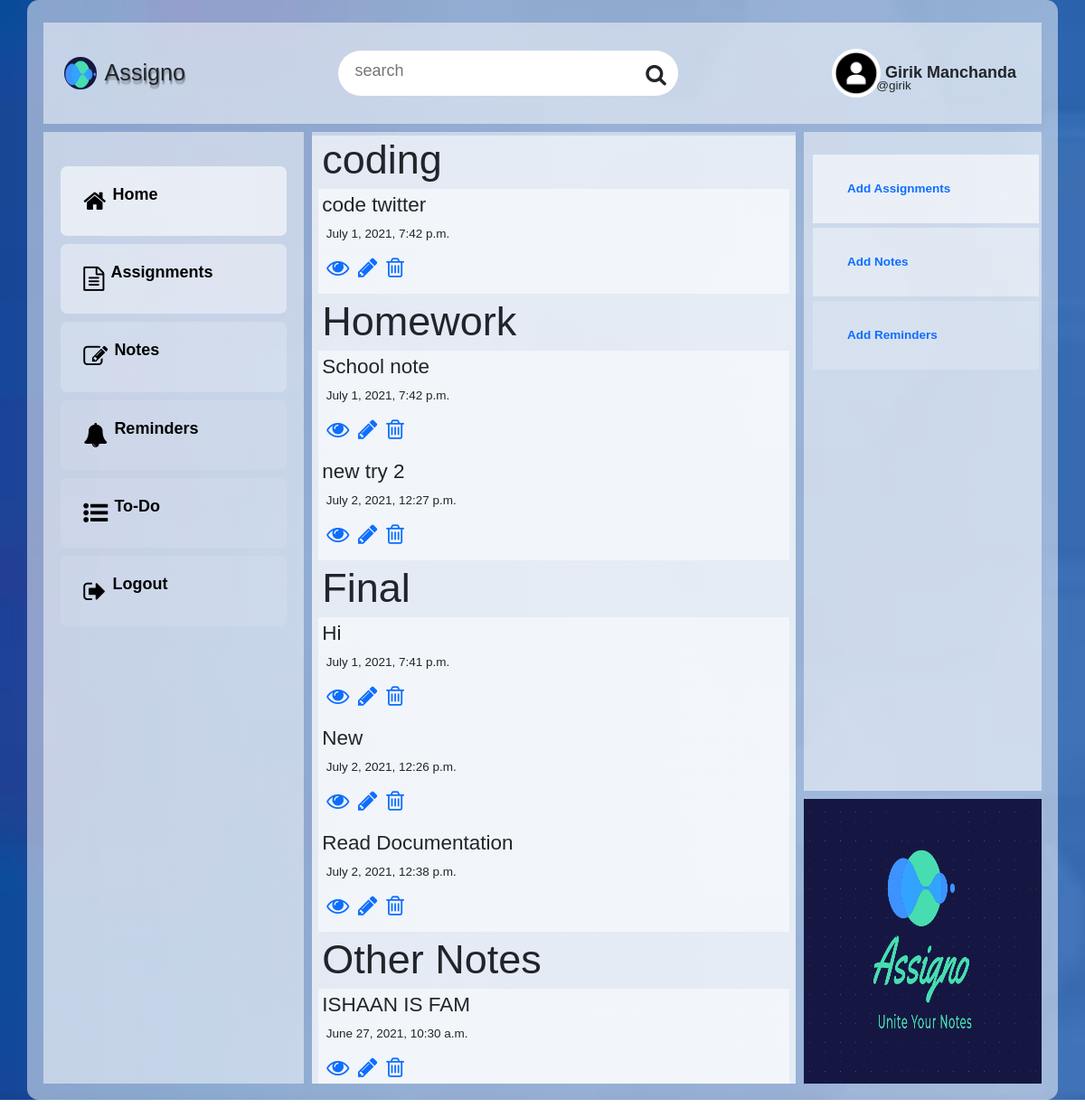
The page /dashboard/notes/list/ (signed in) on the database its author committed.
### dashboard/models.py (models this page shows, shortened)
class user_profile(models.Model):
    user = models.OneToOneField(User, primary_key=True, related_name='profile', on_delete=models.CASCADE)
    name = models.CharField(max_length = 150, blank = True, null = True)
    profile_picture = models.ImageField(upload_to='uploads/profile_pictures', default='uploads/profile_pictures/default.png', blank=True)
    background = models.ImageField(upload_to='uploads/profile_background', default='uploads/profile_background/default.jpg', blank=True)
    GENDER_CHOICES = (
        ('', 'Choose Your Gender'),
        ('Male', 'Male'),
        ('Female', 'Female'),
        ('Rather Not Say', 'Rather Not Say')
    )
    gender = models.CharField(max_length=14, choices=GENDER_CHOICES)
    birth_date = models.DateField(blank = True, null = True)
    location = models.CharField(max_length = 150, blank = True, null = True)

class categories(models.Model):
    user=models.ForeignKey(User, on_delete = models.CASCADE)
    title = models.CharField(max_length = 100)

class notes(models.Model):
    user = models.ForeignKey(User, on_delete = models.CASCADE)
    title = models.CharField(max_length=100)
    body = RichTextField(blank=True, null=True)
    timestamp = models.DateTimeField(auto_now_add=True)
    categories = models.ManyToManyField(categories,related_name="notes_in_category",blank=True)

### dashboard/views.py (the view)
# urls.py: path('dashboard/notes/list/', views.list_notes.as_view() , name='notes-list'),
class list_notes(LoginRequiredMixin, ListView):
    model = models.notes
    template_name = 'dashboard/list_notes.html'
    def get_queryset(self, *args, **kwargs):
        queryset =  super().get_queryset(*args, **kwargs)
        queryset = queryset.filter(user=self.request.user)
        return queryset
    def get_context_data(self, **kwargs):
        context = super().get_context_data(**kwargs)
        context['categories'] = models.categories.objects.filter(user=self.request.user)
        context['notes_w_o_category'] = self.get_queryset(**kwargs).filter(categories=None)
        return context

### templates/dashboard/list_notes.html
{% extends "base.html" %}
{% load bootstrap4 %}
{% load static %}
{% block dashboard_sections %}
<div class="my_container_for_assignment_list">
    {% include "snippets/navigation.html" %}
    {% include "snippets/sidebar.html" %}
<div class="ass_list">
  <div class="container">
      {% for category in categories  %}
        <h1 class="title">{{ category.title }}</h1>
        {% for item in category.notes_in_category.all  %}
        <div class="container basic">
            <h1>{{ item.title }}</h1>
            <p class="basic">{{ item.timestamp }}</p>
            <p>
               <a href="{% url 'dashboard:notes-detail' pk=item.pk %}"><i class="fa fa-eye enlarge-symbol"></i></a>
                <a href="{% url 'dashboard:notes-update' pk=item.pk %}"><i class="fa fa-pencil enlarge-symbol"></i></a>
                <a href="{% url 'dashboard:notes-delete' pk=item.pk %}"><i class="fa fa-trash-o enlarge-symbol"></i></a>
          </p>
        </div>
        {% endfor %}
      {% endfor %}
      <h1 class="title">Other Notes</h1>
      {% for item in notes_w_o_category  %}
      <div class="container basic">
          <h1>{{ item.title }}</h1>
          <p class="basic">{{ item.timestamp }}</p>
          <p>
             <a href="{% url 'dashboard:notes-detail' pk=item.pk %}"><i class="fa fa-eye enlarge-symbol"></i></a>
              <a href="{% url 'dashboard:notes-update' pk=item.pk %}"><i class="fa fa-pencil enlarge-symbol"></i></a>
              <a href="{% url 'dashboard:notes-delete' pk=item.pk %}"><i class="fa fa-trash-o enlarge-symbol"></i></a>
        </p>
      </div>
      {% endfor %}
  </div>
</div>
<div class="home-logo">
  <img class="home-logo-image" src="{% static 'images/logo/logo.png' %}" alt="">
</div>
<div class="right-panel">
    <ul>
        <li>
            <a href="{% url 'dashboard:assignment-create' %}">Add Assignments</a>
        </li>
        <li>
            <a href="{% url 'dashboard:notes-create' %}">Add Notes</a>
        </li>
        <li>
            <a href="{% url 'dashboard:reminders-create' %}">Add Reminders</a>
        </li>
    </ul>
</div>
</div>
{% endblock dashboard_sections %}

### templates/snippets/navigation.html
{% load static %}
<div class="navbar">
    <div class="navbar_logo">
        <img src="{% static 'images/logo/logo_rotator.png' %}" width="50" alt="">
        <span class="navbar_logo_name">Assigno</span>
    </div>
    <div class="searchbar">
        <form action="#">
            <input type="text" placeholder="search" name="q">
            <i class="fa fa-search"></i>
        </form>
    </div>
    <div class="nav_item">
    <div class="account_div">
        <img src="{{ user.profile.profile_picture.url }}"  class="round_image" width="54" alt="">
        <span class="account_username">@{{ user.username }}</span>
        <span class="account_name">{{ user.profile.name }}</span>
    </div>
</div>
</div>

### static_in_venv/css/toolkits/toolkit.css (style rules this page uses)
.round_image { border-radius: 100%; }
.title { font-size: 5rem; margin: .5rem; }
.enlarge-symbol { font-size: 25px; margin:1px; margin-left:5px; }
.basic { padding: .5rem; font-size: 1.5rem; }

### static_in_venv/css/toolkits/table.css (style rules this page uses)
.right-panel ul { position: relative; width: 270px; margin: 10px auto 0; padding: 10px; box-sizing: border-box; }
.right-panel ul li { display: flex; background: rgba(255, 255, 255, .1); padding:10px 20px; color:#fff; margin: 5px 0; transition: 0.5s; }
.right-panel ul li:nth-child(1) { background: rgba(255, 255, 255,.6); }
.right-panel ul li:nth-child(2) { background: rgba(255, 255, 255,.4); }
.right-panel ul li:nth-child(3) { background: rgba(255, 255, 255,.2); }
.right-panel ul li a { text-decoration: none; font-size:1.5rem; font-weight: bold; padding: 1rem; margin:1rem; }

### static_in_venv/css/Dashboard.css (style rules this page uses)
* { padding:0; margin:0; list-style:none; text-decoration: none; font-family:sans-serif; }
html { font-size: 9px; }
body { display:flex; justify-content:center; align-items: center; }
.navbar { grid-area: navbar; }
.home-logo { grid-area: home-logo; }
.home-logo-image { height: 35rem; width: 100%; }
.right-panel { grid-area: right-panel; overflow: auto; }
.navbar div { background: none; }
.navbar .searchbar { position: relative; }
.navbar .searchbar input { padding: 1rem 14rem 1.5rem 2rem; border: none; font-size: 2rem; outline: none; border-radius: 3rem; transition:0.7s; }
.navbar .searchbar .fa { position: absolute; font-size: 2.7rem; top:1.5rem; right: 1.5rem; }
.navbar .nav_item .account_div { position: relative; display: flex; align-items: center; }
.navbar .nav_item .account_div img { border-radius: 50%; }
.navbar .nav_item .account_div .account_name { text-transform: capitalize; margin:0 .6rem; font-size:2rem; font-weight: 700; }
.navbar .nav_item .account_div .account_username { position: absolute; top:3.5rem; left:5.5rem; font-size: 1.5rem; }
.my_container_for_assignment_list { display: grid; grid-template-columns:0.6fr 1fr 1fr 1fr; grid-template-rows:0.2fr 0.2fr 0.4fr 0.6fr 0.3fr; grid-template-areas:"navbar navbar navbar navbar" "sidebar ass_list ass_list right-panel" "sidebar ass_list ass_list right-panel" "sidebar ass_list ass_list right-panel" "sidebar ass_list ass_list home-logo"; grid-gap: 1rem; padding: 2rem; border-radius: 1em; width: 95%; height: 95vh; background: linear-gradient(to top right,rgba(255,255,255,.5),rgba(255,255,255,.5)); border-radius: 1.4rem; }
.ass_list { grid-area: ass_list; overflow: scroll; }
.my_container_for_assignment_list div { background: linear-gradient(to top right,rgba(255,255,255,.5),rgba(255,255,255,.5)); }
.my_container_for_assignment_list .navbar { display:flex; justify-content:space-between; align-items:center; padding: .8rem 2.5rem; margin-top: .8rem; }
.my_container_for_assignment_list .navbar_logo { display:flex; align-items:center; }
.my_container_for_assignment_list .navbar_logo .navbar_logo_name { font-size: 2.8rem; margin-left: 1rem; text-shadow: 1px 1px 1px rgba(16, 16, 16, .1), 1px 2px 1px rgba(16, 16, 16, .1), 1px 3px 1px rgba(16, 16, 16, .1), 1px 4px 1px rgba(16, 16, 16, .1), 1px 5px 1px rgba(16, 16, 16, .1); }
.my_container_for_assignment_list .navbar_logo img { width: 4em; height: 4em; border-radius:100%; animation: rotate 7s linear infinite; }
.my_container_for_assignment_list .navbar div { background:none; }

### rows shown on the page
categories: title "coding"
notes: title "code twitter", timestamp "July 1, 2021, 7:42 p.m."
categories: title "Homework"
notes: title "School note", timestamp "July 1, 2021, 7:42 p.m."
notes: title "new try 2", timestamp "July 2, 2021, 12:27 p.m."
categories: title "Final"
notes: title "Hi", timestamp "July 1, 2021, 7:41 p.m."
notes: title "New", timestamp "July 2, 2021, 12:26 p.m."
notes: title "Read Documentation", timestamp "July 2, 2021, 12:38 p.m."
notes: title "ISHAAN IS FAM", timestamp "June 27, 2021, 10:30 a.m."

### other values the page prints
{{ user.username }} "girik"
{{ user.profile.name }} "Girik Manchanda"
